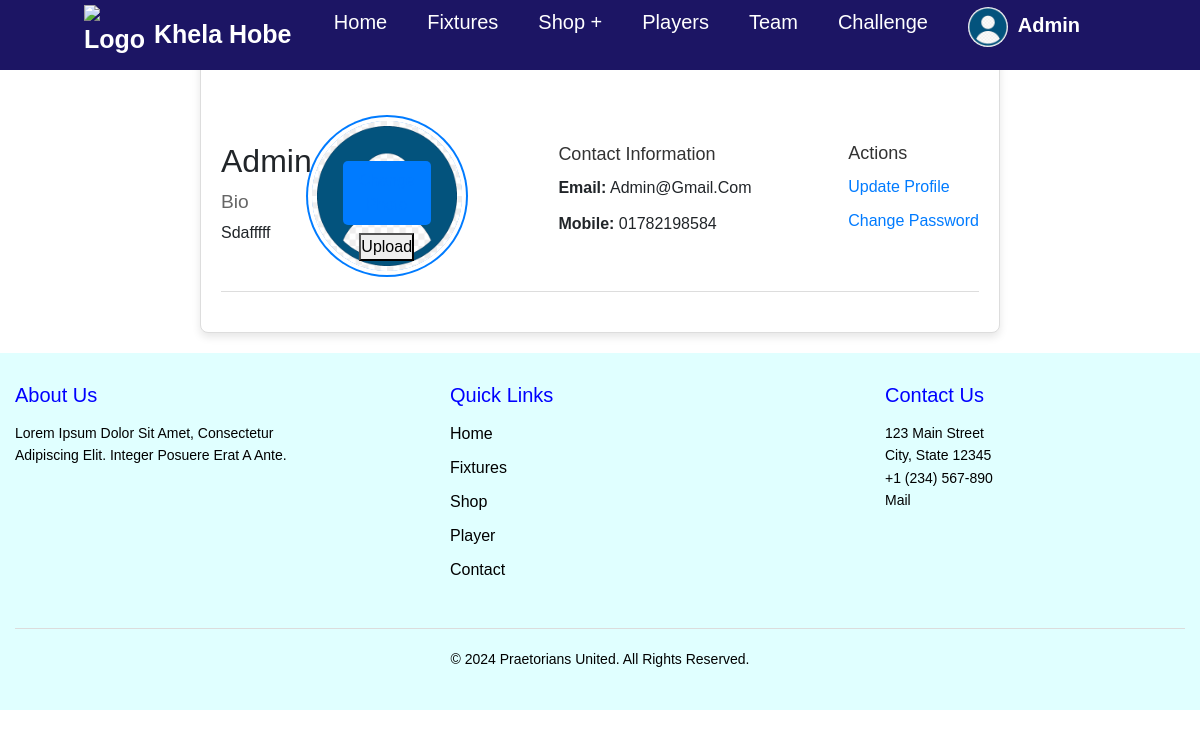
The page /user/profile/ (signed in) on the database its author committed.
### User/models.py (models this page shows, shortened)
class Profile(models.Model):
    user = models.OneToOneField(User, on_delete=models.CASCADE)
    Name = models.CharField(max_length=100, blank=True, null=True)
    bio = models.TextField(blank=True, null=True)
    mobile = models.CharField(max_length=15, blank=True, null=True)
    avatar = models.ImageField(upload_to='avatars/', blank=True, null=True)

### User/views.py (the view)
# urls.py: path('profile/', views.profile, name='profile'),
@login_required
def profile(request):
    profile = request.user.profile
    data ={
        'profile':profile
    }
    return render(request, 'profile.html', data)

### templates/profile.html (shortened to what this page needs)
{% extends "base.html" %}
{% load static %}
{% block content %}
<div class="profile-container">
    <div class="profile-header">
        <div class="profile-info">
            <div class="profile-header-top">
                <div class="profile-user-details">
                    <h1>{{ profile.user.username }}</h1>
                    <h2>Bio</h2>
                    <p>{{ profile.bio|default:"No bio available." }}</p>
                </div>
                <div class="profile-avatar-container">
                    <div class="avatar-upload">
                        <form method="post" enctype="multipart/form-data" action="{% url 'change_photo' %}">
                            <label for="avatar-upload-input" class="avatar-upload-label">Change Photo</label>
                            <button type="submit">Upload</button>
                        </form>
                    </div>
                </div>
            </div>
            <div class="profile-details">
                <h2>Contact Information</h2>
                <p><strong>Email:</strong> {{ profile.user.email }}</p>
                <p><strong>Mobile:</strong> {{ profile.mobile|default:"No mobile number available." }}</p>
            </div>
            <div class="profile-actions">
                <h2>Actions</h2>
                <ul>
                    <li><a href="{% url 'edit_profile' %}">Update Profile</a></li>
                    <li><a href="{% url 'change_password' %}">Change Password</a></li>
                </ul>
            </div>
        </div>
    </div>
</div>
{% endblock %}

### templates/header.html (shortened to what this page needs)
{% load static %}
<!DOCTYPE html>
<html lang="en">
<head>
    <link rel="stylesheet" href="{% static 'css/style.css' %}">
</head>
<body class="hea">
    <header >
        <a class="logo" href="">
                <img src="" alt="Logo" style="width: 60px; height: 60px; margin-right: 10px;">
                Khela Hobe
        </a>
        <nav class="navbar" >
            <ul>
                <li><a href="{% url 'home' %}">Home</a></li>
                <li><a href="">Fixtures</a></li>
                <li><a href="">Shop + </a>
                </li>
                {% if user.is_authenticated and not request.user.manager %}
                <li><a href="{% url 'check_player_profile' %}">Players</a></li>
                {%endif%}
                {% if request.user.player %}
                <li><a href="">Team</a>
                </li>
                {% endif %}
                {% if user.is_authenticated and user.player and user.player.team %}
                <li><a href="">Challenge</a></li>
                {%endif%}
                {% if user.is_authenticated %}
                <li>
                <a class="logo" href="">
                    {% if user.profile.avatar %}
                    <img src="{{ user.profile.avatar.url }}" alt="Avatar" style="width: 40px; height: 40px; border-radius: 50%; margin-right: 5px;">
                    {% else %}
                    <span class="fa fa-user-circle-o fa-lg"></span>
                    {% endif %}
                    {{ user.username }}
                </a>
            </li>
                {%else%}
                <li><a href="{% url 'login' %}">Login</a></li>
                <li><a href="{% url 'signup' %}">Signup</a></li>
                {% endif %}
            </ul>
        </nav>
    </header>
</body>
</html>

### static/css/style.css (style rules this page uses)
* { margin: 0; padding: 0; box-sizing: border-box; font-family: Arial, Helvetica, sans-serif; text-transform: capitalize; text-decoration: none; }
body { min-height: 100vh; background-size: cover; background-position: center; }
header { position: fixed; top: 0; left: 0; right: 0; background: #1c1564; padding: 20px 7%; display: flex; align-items: center; justify-content: space-between; z-index: 1000; height: 70px; }
header .logo { font-weight: bolder; font-size: 25px; color: #fff; text-decoration: none; display: flex; align-items: center; }
header .logo img { margin-right: 10px; }
header .navbar { display: flex; align-items: center; }
header .navbar ul { list-style: none; display: flex; }
header .navbar ul li { position: relative; display: inline-block; }
header .navbar ul li a { font-size: 20px; padding: 10px 20px; color: #FFFFFF; display: block; text-decoration: none; }
.profile-container { margin-top: 100px; max-width: 800px; margin: 0 auto; padding: 20px; background-color: #fff; border: 1px solid #ddd; border-radius: 8px; box-shadow: 0 4px 8px rgba(0,0,0,0.1); }
.profile-header { margin-top: 100px; border-bottom: 1px solid #ddd; padding-bottom: 20px; margin-bottom: 20px; }
.profile-info { display: flex; justify-content: space-between; align-items: center; }
.profile-header-top { display: flex; align-items: center; }
.profile-user-details { flex: 1; }
.profile-user-details h1 { font-size: 2em; margin-bottom: 5px; }
.profile-user-details h2 { font-size: 1.2em; color: #666; margin-top: 10px; }
.profile-user-details p { margin: 5px 0; }
.profile-avatar-container { width: 150px; height: 150px; position: relative; overflow: hidden; border-radius: 50%; box-shadow: 0 0 0 4px #fff, 0 0 0 6px #007bff; }
.avatar-upload { position: absolute; bottom: 10px; left: 50%; transform: translateX(-50%); text-align: center; }
.avatar-upload-label { display: block; background-color: #007bff; color: #fff; padding: 8px 16px; border-radius: 5px; cursor: pointer; transition: background-color 0.3s; }
.profile-details, .profile-actions { margin-top: 20px; }
.profile-details h2, .profile-actions h2 { font-size: 1.5em; margin-bottom: 10px; }
.profile-details p { margin-bottom: 5px; }
.profile-actions ul { list-style-type: none; padding: 0; }
.profile-actions ul li { margin-bottom: 10px; }
.profile-actions ul li a { text-decoration: none; color: #007bff; transition: color 0.3s; }
.avatar-upload-label { display: block; color: #007bff; cursor: pointer; margin-top: 8px; }
.profile-details { margin-bottom: 20px; }
.profile-details h2 { font-size: 18px; margin-bottom: 10px; color: #333; }
.profile-details p { margin-bottom: 12px; }
.profile-actions { margin-bottom: 20px; }
.profile-actions h2 { font-size: 18px; margin-bottom: 10px; color: #333; }
.profile-actions li { margin-bottom: 8px; }
.profile-actions a { color: #007bff; text-decoration: none; transition: color 0.3s ease; }

### rows shown on the page
Profile: user.username "Admin", bio "Sdafffff", user.email "Admin@gmail.com", mobile "01782198584"

### other values the page prints
{{ user.username }} "Admin"
